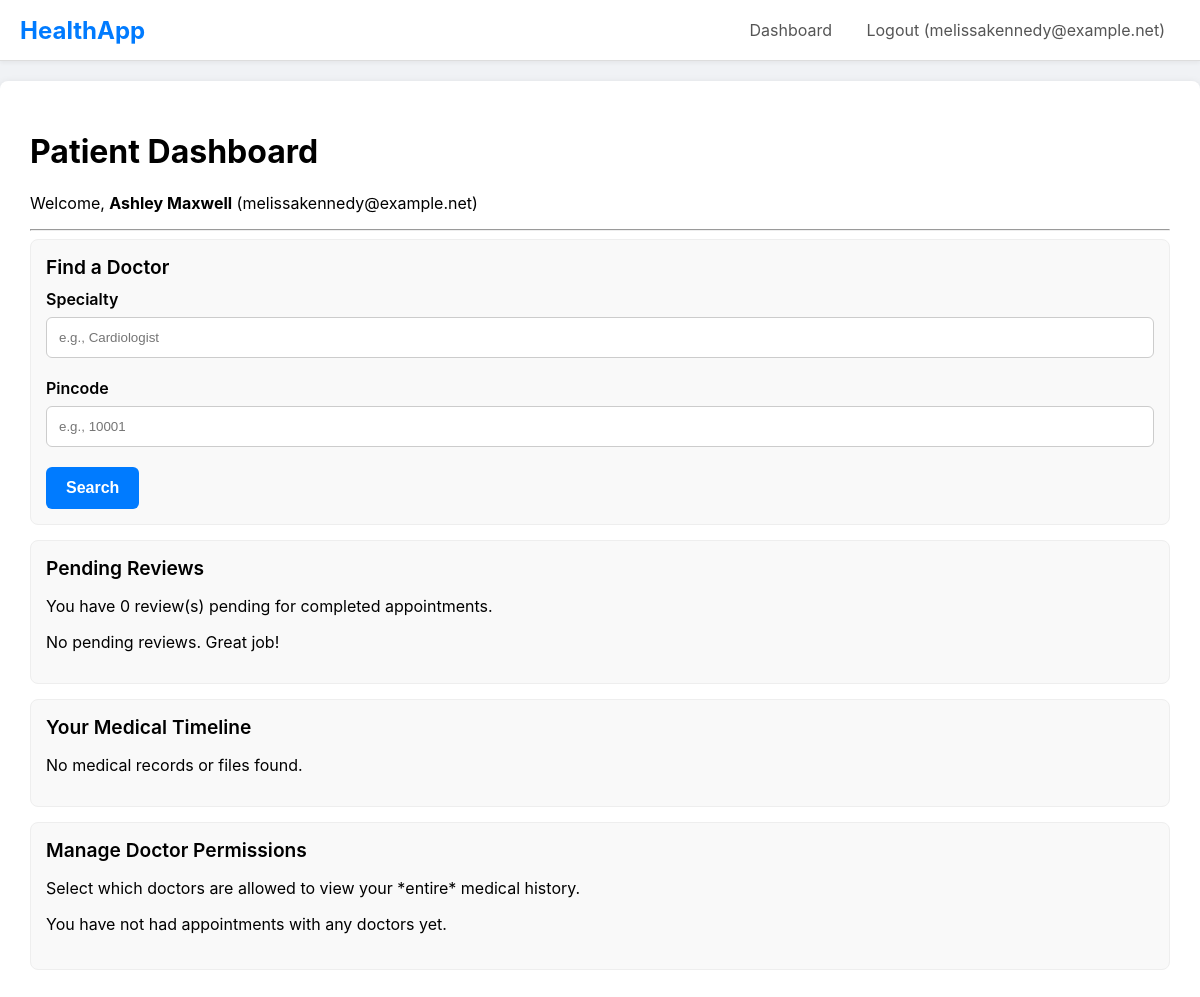
/patient_dashboard (signed in), run on the app's committed database.
### main.py (models this page shows)
class User(db.Model, UserMixin):
    id = db.Column(db.Integer, primary_key=True)
    email = db.Column(db.String(120), unique=True, nullable=False)
    password_hash = db.Column(db.String(60), nullable=False)
    role = db.Column(db.String(20), nullable=False)
    patient_profile = db.relationship('PatientProfile', backref='user', uselist=False, cascade="all, delete-orphan")
    doctor_profile = db.relationship('DoctorProfile', backref='user', uselist=False, cascade="all, delete-orphan")
    insurance_profile = db.relationship('InsuranceProfile', backref='user', uselist=False, cascade="all, delete-orphan")

class PatientProfile(db.Model):
    id = db.Column(db.Integer, primary_key=True)
    full_name = db.Column(db.String(100), nullable=False, default='Unnamed')
    phone = db.Column(db.String(20))
    address = db.Column(db.String(200))
    pincode = db.Column(db.String(10))
    latitude = db.Column(db.Float)
    longitude = db.Column(db.Float)
    user_id = db.Column(db.Integer, db.ForeignKey('user.id'), nullable=False, unique=True)
    records = db.relationship('MedicalRecord', backref='patient', lazy='dynamic', foreign_keys='MedicalRecord.patient_id')
    appointments = db.relationship('Appointment', backref='patient', lazy='dynamic', foreign_keys='Appointment.patient_id')
    reviews = db.relationship('DoctorReview', backref='patient', lazy='dynamic', foreign_keys='DoctorReview.patient_id')
    files = db.relationship('MedicalFile', backref='patient', lazy='dynamic', foreign_keys='MedicalFile.patient_id')
    permitted_doctors = db.relationship('DoctorProfile', secondary=patient_doctor_permissions,
        back_populates='permitted_patients')

### main.py (the view)
@app.route("/patient_dashboard")
@login_required
@role_required('patient')
def patient_dashboard():
    records = g.profile.records.all()
    files = g.profile.files.all()
    timeline_items = sorted(records + files, key=lambda x: x.created_at, reverse=True)
    completed_apts = g.profile.appointments.filter_by(status='Completed').all()
    reviewed_doctor_ids = {review.doctor_id for review in g.profile.reviews.all()}
    doctors_to_review = []
    seen_doctor_ids = set()
    for apt in completed_apts:
        if apt.doctor_id not in reviewed_doctor_ids and apt.doctor_id not in seen_doctor_ids:
            doctors_to_review.append(apt.doctor)
            seen_doctor_ids.add(apt.doctor_id)
    doctor_ids = {apt.doctor_id for apt in g.profile.appointments.all()}
    permissioned_doctors = {doc.id for doc in g.profile.permitted_doctors}
    doctors = db.session.scalars(db.select(DoctorProfile).where(DoctorProfile.id.in_(doctor_ids))).all()
    return render_template('patient_dashboard.html',
                           timeline_items=timeline_items,
                           doctors=doctors,
                           permissioned_doctors=permissioned_doctors,
                           doctors_to_review=doctors_to_review)

### main.py (called while the page is built)
@login_manager.user_loader
def load_user(user_id):
    return db.session.get(User, int(user_id))

def role_required(role_name):
    def decorator(f):
        @wraps(f)
        def decorated_function(*args, **kwargs):
            if not current_user.is_authenticated or current_user.role != role_name:
                abort(403)
            if current_user.role == 'patient':
                g.profile = current_user.patient_profile
            elif current_user.role == 'doctor':
                g.profile = current_user.doctor_profile
            elif current_user.role == 'insurance':
                g.profile = current_user.insurance_profile
            return f(*args, **kwargs)
        return decorated_function
    return decorator

### templates/patient_dashboard.html (shortened to what this page needs)
{% extends 'layout.html' %}
{% block content %}
    <h1>Patient Dashboard</h1>
    <p>Welcome, <b>{{ g.profile.full_name }}</b> ({{ current_user.email }})</p>
    <hr>
    <div class="card">
        <div class="card-header">Find a Doctor</div>
        <form action="{{ url_for('search_doctors') }}" method="POST">
            <div class="form-group">
                <label for="specialty">Specialty</label>
                <input type="text" id="specialty" name="specialty" placeholder="e.g., Cardiologist">
            </div>
            <div class="form-group">
                <label for="pincode">Pincode</label>
                <input type="text" id="pincode" name="pincode" placeholder="e.g., 10001">
            </div>
            <button type="submit" class="btn">Search</button>
        </form>
    </div>
    <div class="card">
        <div class="card-header">Pending Reviews</div>
        <p>You have {{ doctors_to_review|length }} review(s) pending for completed appointments.</p>
        {% for doc in doctors_to_review %}
            <div class="d-flex justify-between align-center" style="padding: 10px; border-bottom: 1px solid #eee;">
                <div>
                    <b>{{ doc.full_name }}</b> ({{ doc.specialty }})
                </div>
                <a href="{{ url_for('leave_review', doctor_id=doc.id) }}" class="btn-secondary" style="text-decoration: none; padding: 10px 15px; border-radius: 6px;">Leave a Review</a>
            </div>
        {% else %}
            <p>No pending reviews. Great job!</p>
        {% endfor %}
    </div>
    <div class="card">
        <div class="card-header">Your Medical Timeline</div>
        <ul class="timeline">
            {% for item in timeline_items %}
                {% if item.__tablename__ == 'medical_record' %}
                <li class="timeline-item">
                    <div class="date">{{ item.created_at.strftime('%Y-%m-%d %I:%M %p') }}</div>
                    <h4>Visit with {{ item.doctor.full_name }} ({{ item.doctor.specialty }})</h4>
                    <p><b>Diagnosis:</b> {{ item.diagnosis }}</p>
                    <p><b>Notes:</b> {{ item.notes }}</p>
                    <p><b>Prescription:</b> {{ item.prescription }}</p>
                </li>
                {% elif item.__tablename__ == 'medical_file' %}
                <li class="timeline-item" style="background-color: #fdfdf0;">
                    <div class="date">{{ item.created_at.strftime('%Y-%m-%d %I:%M %p') }}</div>
                    <h4>File Uploaded by {{ item.doctor.full_name }}</h4>
                    <p><b>File:</b> <a href="{{ url_for('get_file', filename=item.filename) }}" target="_blank">{{ item.original_filename }}</a></p>
                    <p><b>Description:</b> {{ item.description }}</p>
                </li>
                {% endif %}
            {% else %}
                <li>No medical records or files found.</li>
            {% endfor %}
        </ul>
    </div>
    <div class="card">
        <div class="card-header">Manage Doctor Permissions</div>
        <p>Select which doctors are allowed to view your *entire* medical history.</p>
        <form action="{{ url_for('manage_permissions') }}" method="POST">
            <div class="form-group">
                {% for doc in doctors %}
                    <div>
                        <input type="checkbox" name="doctor_ids" id="doc_{{ doc.id }}" value="{{ doc.id }}"
                            {% if doc.id in permissioned_doctors %}checked{% endif %}>
                        <label for="doc_{{ doc.id }}">{{ doc.full_name }} ({{ doc.specialty }})</label>
                    </div>
                {% else %}
                    <p>You have not had appointments with any doctors yet.</p>
                {% endfor %}
            </div>
        </form>
    </div>
{% endblock %}

### templates/layout.html (shortened to what this page needs)
<!DOCTYPE html>
<html lang="en">
<head>
</head>
<body>
    <nav>
        <div class="logo"><a href="{{ url_for('home') }}" style="text-decoration: none; color: #007bff;">HealthApp</a></div>
        <div class="nav-links">
            {% if current_user.is_authenticated %}
                <a href="{{ url_for('dashboard') }}">Dashboard</a>
                <a href="{{ url_for('logout') }}">Logout ({{ current_user.email }})</a>
            {% else %}
                <a href="{{ url_for('login') }}">Login</a>
                <a href="{{ url_for('register') }}">Register</a>
            {% endif %}
        </div>
    </nav>
    <div class="container">
        {% block content %}{% endblock %}
    </div>
</body>
</html>

### templates/layout.html (style rules this page uses)
body { font-family: -apple-system, BlinkMacSystemFont, "Segoe UI", Roboto, Helvetica, Arial, sans-serif; margin: 0; background-color: #f0f2f5; }
nav { background-color: #ffffff; padding: 0 20px; border-bottom: 1px solid #ddd; display: flex; justify-content: space-between; align-items: center; box-shadow: 0 2px 4px rgba(0,0,0,0.05); }
nav .logo { font-size: 1.5rem; font-weight: bold; color: #007bff; }
nav .nav-links a { color: #555; text-decoration: none; padding: 20px 15px; display: inline-block; }
.container { max-width: 1200px; margin: 20px auto; background-color: #ffffff; padding: 30px; border-radius: 8px; box-shadow: 0 2px 8px rgba(0,0,0,0.1); }
.form-group { margin-bottom: 20px; }
.form-group label { display: block; margin-bottom: 8px; font-weight: 600; }
.form-group input, .form-group select, .form-group textarea { width: 100%; padding: 12px; border: 1px solid #ccc; border-radius: 6px; box-sizing: border-box; }
.btn { background-color: #007bff; color: white; padding: 12px 20px; border: none; border-radius: 6px; cursor: pointer; font-size: 1rem; font-weight: 600; }
.timeline { list-style: none; padding: 0; }
.card { background: #f9f9f9; border: 1px solid #eee; border-radius: 8px; padding: 15px; margin-bottom: 15px; }
.card-header { font-size: 1.2rem; font-weight: 600; margin-bottom: 10px; }

### data on the page
User: email "melissakennedy@example.net"
PatientProfile: profile.full_name "Ashley Maxwell"

### other printed values
{{ doctors_to_review|length }} "0"
